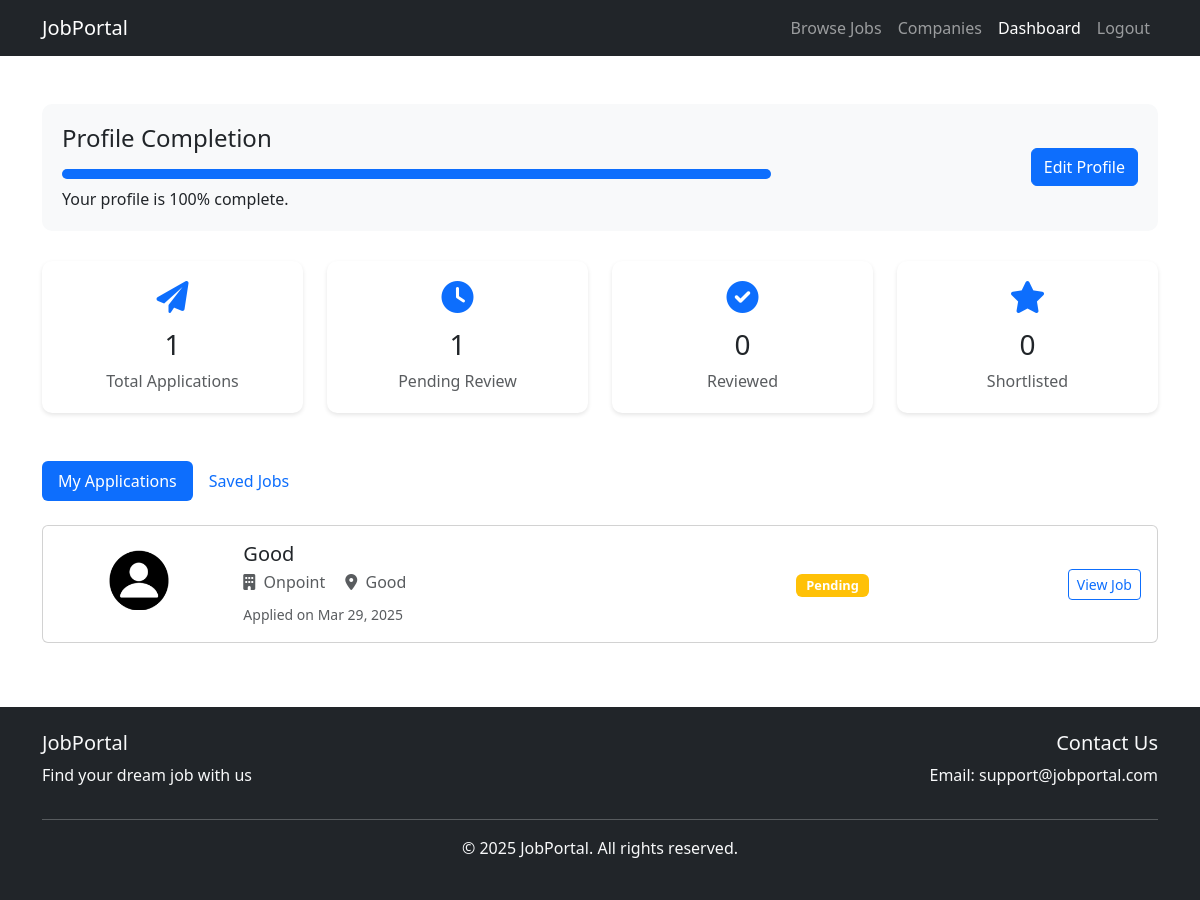
The page /jobseeker/dashboard.php (signed in) on the database its author committed.
### tables this page shows
CREATE TABLE IF NOT EXISTS job_applications (
    id INT PRIMARY KEY AUTO_INCREMENT,
    job_id INT NOT NULL,
    user_id INT NOT NULL,
    status ENUM('pending', 'reviewed', 'shortlisted', 'rejected') DEFAULT 'pending',
    cover_letter TEXT,
    created_at TIMESTAMP DEFAULT CURRENT_TIMESTAMP,
    updated_at TIMESTAMP DEFAULT CURRENT_TIMESTAMP ON UPDATE CURRENT_TIMESTAMP,
    FOREIGN KEY (job_id) REFERENCES jobs(id) ON DELETE CASCADE,
    FOREIGN KEY (user_id) REFERENCES users(id) ON DELETE CASCADE
);

CREATE TABLE IF NOT EXISTS company_profiles (
    id INT PRIMARY KEY AUTO_INCREMENT,
    user_id INT NOT NULL,
    company_name VARCHAR(100) NOT NULL,
    description TEXT,
    industry VARCHAR(100),
    website VARCHAR(255),
    logo_path VARCHAR(255),
    location VARCHAR(100),
    created_at TIMESTAMP DEFAULT CURRENT_TIMESTAMP,
    updated_at TIMESTAMP DEFAULT CURRENT_TIMESTAMP ON UPDATE CURRENT_TIMESTAMP,
    FOREIGN KEY (user_id) REFERENCES users(id) ON DELETE CASCADE
);

CREATE TABLE IF NOT EXISTS jobs (
    id INT PRIMARY KEY AUTO_INCREMENT,
    company_id INT NOT NULL,
    title VARCHAR(100) NOT NULL,
    description TEXT NOT NULL,
    requirements TEXT,
    location VARCHAR(100),
    type ENUM('full-time', 'part-time', 'contract', 'internship') NOT NULL,
    salary_range VARCHAR(50),
    status ENUM('open', 'closed') DEFAULT 'open',
    approval_status ENUM('pending', 'approved', 'rejected') DEFAULT 'pending',
    created_at TIMESTAMP DEFAULT CURRENT_TIMESTAMP,
    updated_at TIMESTAMP DEFAULT CURRENT_TIMESTAMP ON UPDATE CURRENT_TIMESTAMP,
    FOREIGN KEY (company_id) REFERENCES company_profiles(id) ON DELETE CASCADE
);

### jobseeker/dashboard.php (the view, shortened to what this page needs)
<?php
$conn = getConnection();
$profile_sql = "SELECT jp.*, u.name, u.email FROM jobseeker_profiles jp
                RIGHT JOIN users u ON jp.user_id = u.id
                WHERE u.id = ?";
$profile_stmt = $conn->prepare($profile_sql);
$profile_stmt->bind_param("i", $_SESSION['user_id']);
$profile_stmt->execute();
$profile = $profile_stmt->get_result()->fetch_assoc();
$completion_items = [
    'phone' => 15,
    'address' => 15,
    'skills' => 20,
    'experience' => 20,
    'education' => 15,
    'resume_path' => 15
];
$completion_percentage = 0;
foreach ($completion_items as $field => $weight) {
    if (!empty($profile[$field])) {
        $completion_percentage += $weight;
    }
}
$applications_sql = "SELECT
    ja.id as application_id,
    ja.status as application_status,
    ja.created_at as applied_date,
    j.title as job_title,
    j.location as job_location,
    j.type as job_type,
    j.salary_range,
    cp.company_name,
    cp.logo_path
    FROM job_applications ja
    JOIN jobs j ON ja.job_id = j.id
    JOIN company_profiles cp ON j.company_id = cp.id
    WHERE ja.user_id = ?
    ORDER BY ja.created_at DESC";
$applications_stmt = $conn->prepare($applications_sql);
$applications_stmt->bind_param("i", $_SESSION['user_id']);
$applications_stmt->execute();
$applications = $applications_stmt->get_result();
$stats_sql = "SELECT
    COUNT(*) as total_applications,
    SUM(CASE WHEN status = 'pending' THEN 1 ELSE 0 END) as pending_applications,
    SUM(CASE WHEN status = 'reviewed' THEN 1 ELSE 0 END) as reviewed_applications,
    SUM(CASE WHEN status = 'shortlisted' THEN 1 ELSE 0 END) as shortlisted_applications
    FROM job_applications
    WHERE user_id = ?";
$stats_stmt = $conn->prepare($stats_sql);
$stats_stmt->bind_param("i", $_SESSION['user_id']);
$stats_stmt->execute();
$stats = $stats_stmt->get_result()->fetch_assoc();
?>
<!DOCTYPE html>
<html lang="en">
<head>
    <link href="https://cdn.jsdelivr.net/npm/bootstrap@5.3.0/dist/css/bootstrap.min.css" rel="stylesheet">
    <link href="https://cdnjs.cloudflare.com/ajax/libs/font-awesome/6.0.0/css/all.min.css" rel="stylesheet">
</head>
<body>
    <nav class="navbar navbar-expand-lg navbar-dark bg-dark">
        <div class="container">
            <a class="navbar-brand" href="../index.php">JobPortal</a>
            <div class="collapse navbar-collapse" id="navbarNav">
                <ul class="navbar-nav ms-auto">
                    <li class="nav-item">
                        <a class="nav-link" href="../jobs.php">Browse Jobs</a>
                    </li>
                    <li class="nav-item">
                        <a class="nav-link" href="../companies.php">Companies</a>
                    </li>
                    <li class="nav-item">
                        <a class="nav-link active" href="dashboard.php">Dashboard</a>
                    </li>
                    <li class="nav-item">
                        <a class="nav-link" href="../logout.php">Logout</a>
                    </li>
                </ul>
            </div>
        </div>
    </nav>
    <div class="container py-5">
        <div class="profile-completion">
            <div class="row align-items-center">
                <div class="col-md-8">
                    <h4 class="mb-3">Profile Completion</h4>
                    <div class="progress mb-2">
                        <div class="progress-bar" role="progressbar" style="width: <?php echo $completion_percentage; ?>%"
                             aria-valuenow="<?php echo $completion_percentage; ?>" aria-valuemin="0" aria-valuemax="100">
                        </div>
                    </div>
                    <p class="mb-0">
                        Your profile is <?php echo $completion_percentage; ?>% complete.
                    </p>
                </div>
                <div class="col-md-4 text-md-end mt-3 mt-md-0">
                    <a href="edit-profile.php" class="btn btn-primary">
                        <?php echo $completion_percentage < 100 ? 'Complete Profile' : 'Edit Profile'; ?>
                    </a>
                </div>
            </div>
        </div>
        <div class="row mb-5">
            <div class="col-md-3">
                <div class="stat-card">
                    <i class="fas fa-paper-plane"></i>
                    <h3><?php echo $stats['total_applications']; ?></h3>
                    <p class="text-muted mb-0">Total Applications</p>
                </div>
            </div>
            <div class="col-md-3">
                <div class="stat-card">
                    <i class="fas fa-clock"></i>
                    <h3><?php echo $stats['pending_applications']; ?></h3>
                    <p class="text-muted mb-0">Pending Review</p>
                </div>
            </div>
            <div class="col-md-3">
                <div class="stat-card">
                    <i class="fas fa-check-circle"></i>
                    <h3><?php echo $stats['reviewed_applications']; ?></h3>
                    <p class="text-muted mb-0">Reviewed</p>
                </div>
            </div>
            <div class="col-md-3">
                <div class="stat-card">
                    <i class="fas fa-star"></i>
                    <h3><?php echo $stats['shortlisted_applications']; ?></h3>
                    <p class="text-muted mb-0">Shortlisted</p>
                </div>
            </div>
        </div>
        <ul class="nav nav-pills mb-4" id="dashboardTabs" role="tablist">
            <li class="nav-item" role="presentation">
                <button class="nav-link active" id="applications-tab" data-bs-toggle="pill"
                        data-bs-target="#applications" type="button" role="tab">
                    My Applications
                </button>
            </li>
            <li class="nav-item" role="presentation">
                <button class="nav-link" id="saved-tab" data-bs-toggle="pill"
                        data-bs-target="#saved" type="button" role="tab">
                    Saved Jobs
                </button>
            </li>
        </ul>
        <div class="tab-content">
            <div class="tab-pane fade show active" id="applications" role="tabpanel">
                <?php if ($applications->num_rows > 0): ?>
                    <?php while ($application = $applications->fetch_assoc()): ?>
                        <div class="card application-card mb-3">
                            <div class="card-body">
                                <div class="row align-items-center">
                                    <div class="col-md-2 text-center">
                                        <img src="<?php echo $application['logo_path'] ? htmlspecialchars($application['logo_path']) : '../images/default-company.png'; ?>"
                                             alt="<?php echo htmlspecialchars($application['company_name']); ?>"
                                             class="company-logo mb-2">
                                    </div>
                                    <div class="col-md-6">
                                        <h5 class="card-title mb-1"><?php echo htmlspecialchars($application['job_title']); ?></h5>
                                        <p class="text-muted mb-2">
                                            <i class="fas fa-building me-1"></i> <?php echo htmlspecialchars($application['company_name']); ?>
                                            <i class="fas fa-map-marker-alt ms-3 me-1"></i> <?php echo htmlspecialchars($application['job_location']); ?>
                                        </p>
                                        <p class="mb-0">
                                            <small class="text-muted">
                                                Applied on <?php echo date('M j, Y', strtotime($application['applied_date'])); ?>
                                            </small>
                                        </p>
                                    </div>
                                    <div class="col-md-2">
                                        <?php
                                        $status_colors = [
                                            'pending' => 'bg-warning',
                                            'reviewed' => 'bg-info',
                                            'shortlisted' => 'bg-success',
                                            'rejected' => 'bg-danger'
                                        ];
                                        $status_color = $status_colors[$application['application_status']] ?? 'bg-secondary';
                                        ?>
                                        <span class="badge <?php echo $status_color; ?> status-badge">
                                            <?php echo ucfirst($application['application_status']); ?>
                                        </span>
                                    </div>
                                    <div class="col-md-2 text-end">
                                        <a href="../job-details.php?id=<?php echo $application['job_id']; ?>"
                                           class="btn btn-outline-primary btn-sm">View Job</a>
                                    </div>
                                </div>
                            </div>
                        </div>
                    <?php endwhile; ?>
                <?php endif; ?>
            </div>
        </div>
    </div>
    <footer class="bg-dark text-light py-4">
        <div class="container">
            <div class="row">
                <div class="col-md-6">
                    <h5>JobPortal</h5>
                    <p>Find your dream job with us</p>
                </div>
                <div class="col-md-6 text-md-end">
                    <h5>Contact Us</h5>
                    <p>Email: support@jobportal.com</p>
                </div>
            </div>
            <hr>
            <div class="text-center">
                <p>&copy; <?php echo date('Y'); ?> JobPortal. All rights reserved.</p>
            </div>
        </div>
    </footer>
</body>
</html>

### jobseeker/dashboard.php (style rules this page uses)
.profile-completion { background: #f8f9fa; border-radius: 10px; padding: 20px; margin-bottom: 30px; }
.progress { height: 10px; }
.stat-card { background: white; padding: 20px; border-radius: 10px; box-shadow: 0 2px 4px rgba(0,0,0,0.1); text-align: center; transition: transform 0.3s; }
.stat-card i { font-size: 2rem; margin-bottom: 15px; color: #0d6efd; }
.application-card { transition: transform 0.3s; }
.company-logo { width: 60px; height: 60px; object-fit: cover; border-radius: 8px; }
.nav-pills .nav-link.active { background-color: #0d6efd; }
.status-badge { font-size: 0.8rem; padding: 5px 10px; }

### rows shown on the page
job_applications: company_profiles.logo_path (picture), job.title "Good", company_profiles.company_name "Onpoint", job.location "Good", created_at "Mar 29, 2025", status "Pending"

### other values the page prints
$completion_percentage "100"
$stats['total_applications'] "1"
$stats['pending_applications'] "1"
$stats['reviewed_applications'] "0"
$stats['shortlisted_applications'] "0"
